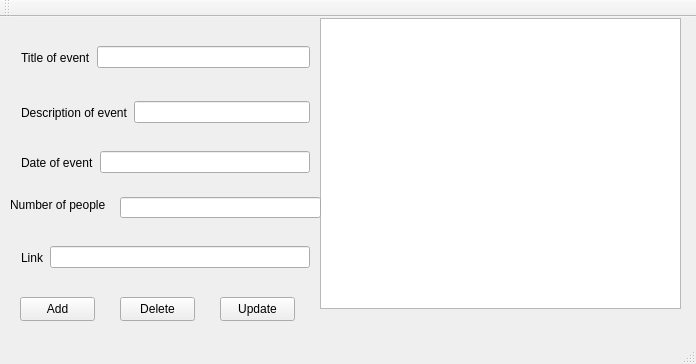
<?xml version="1.0" encoding="UTF-8"?>
<ui version="4.0">
 <class>AdminWidgetClass</class>
 <widget class="QMainWindow" name="AdminWidgetClass">
  <property name="geometry">
   <rect>
    <x>0</x>
    <y>0</y>
    <width>696</width>
    <height>364</height>
   </rect>
  </property>
  <property name="windowTitle">
   <string>AdminWidget</string>
  </property>
  <widget class="QWidget" name="centralWidget">
   <widget class="QWidget" name="horizontalLayoutWidget_3">
    <property name="geometry">
     <rect>
      <x>10</x>
      <y>110</y>
      <width>311</width>
      <height>71</height>
     </rect>
    </property>
    <layout class="QHBoxLayout" name="horizontalLayout_3">
     <item>
      <widget class="QLabel" name="label_2">
       <property name="text">
        <string>Date of event</string>
       </property>
      </widget>
     </item>
     <item>
      <widget class="QLineEdit" name="event_date_input"/>
     </item>
    </layout>
   </widget>
   <widget class="QWidget" name="horizontalLayoutWidget_5">
    <property name="geometry">
     <rect>
      <x>10</x>
      <y>200</y>
      <width>311</width>
      <height>81</height>
     </rect>
    </property>
    <layout class="QHBoxLayout" name="horizontalLayout_5">
     <item>
      <widget class="QLabel" name="label_4">
       <property name="text">
        <string>Link</string>
       </property>
      </widget>
     </item>
     <item>
      <widget class="QLineEdit" name="event_link_input"/>
     </item>
    </layout>
   </widget>
   <widget class="QWidget" name="horizontalLayoutWidget_2">
    <property name="geometry">
     <rect>
      <x>10</x>
      <y>50</y>
      <width>311</width>
      <height>91</height>
     </rect>
    </property>
    <layout class="QHBoxLayout" name="horizontalLayout_2">
     <item>
      <widget class="QLabel" name="label">
       <property name="text">
        <string>Description of event</string>
       </property>
      </widget>
     </item>
     <item>
      <widget class="QLineEdit" name="event_description_input"/>
     </item>
    </layout>
   </widget>
   <widget class="QWidget" name="horizontalLayoutWidget">
    <property name="geometry">
     <rect>
      <x>10</x>
      <y>0</y>
      <width>311</width>
      <height>81</height>
     </rect>
    </property>
    <layout class="QHBoxLayout" name="horizontalLayout">
     <item>
      <widget class="QLabel" name="event_title">
       <property name="text">
        <string>Title of event</string>
       </property>
      </widget>
     </item>
     <item>
      <widget class="QLineEdit" name="event_title_input"/>
     </item>
    </layout>
   </widget>
   <widget class="QListWidget" name="list_widget">
    <property name="geometry">
     <rect>
      <x>320</x>
      <y>1</y>
      <width>361</width>
      <height>291</height>
     </rect>
    </property>
   </widget>
   <widget class="QPushButton" name="add_event_button">
    <property name="geometry">
     <rect>
      <x>20</x>
      <y>280</y>
      <width>75</width>
      <height>24</height>
     </rect>
    </property>
    <property name="text">
     <string>Add</string>
    </property>
   </widget>
   <widget class="QPushButton" name="delete_event_button">
    <property name="geometry">
     <rect>
      <x>120</x>
      <y>280</y>
      <width>75</width>
      <height>24</height>
     </rect>
    </property>
    <property name="text">
     <string>Delete</string>
    </property>
   </widget>
   <widget class="QPushButton" name="update_event_button">
    <property name="geometry">
     <rect>
      <x>220</x>
      <y>280</y>
      <width>75</width>
      <height>24</height>
     </rect>
    </property>
    <property name="text">
     <string>Update</string>
    </property>
   </widget>
   <widget class="QLabel" name="label_3">
    <property name="geometry">
     <rect>
      <x>10</x>
      <y>180</y>
      <width>101</width>
      <height>16</height>
     </rect>
    </property>
    <property name="text">
     <string>Number of people</string>
    </property>
   </widget>
   <widget class="QLineEdit" name="event_number_of_people_input">
    <property name="geometry">
     <rect>
      <x>120</x>
      <y>180</y>
      <width>201</width>
      <height>21</height>
     </rect>
    </property>
   </widget>
  </widget>
  <widget class="QMenuBar" name="menuBar">
   <property name="geometry">
    <rect>
     <x>0</x>
     <y>0</y>
     <width>696</width>
     <height>22</height>
    </rect>
   </property>
  </widget>
  <widget class="QToolBar" name="mainToolBar">
   <attribute name="toolBarArea">
    <enum>TopToolBarArea</enum>
   </attribute>
   <attribute name="toolBarBreak">
    <bool>false</bool>
   </attribute>
  </widget>
  <widget class="QStatusBar" name="statusBar"/>
 </widget>
 <layoutdefault spacing="6" margin="11"/>
 <resources/>
 <connections/>
</ui>
